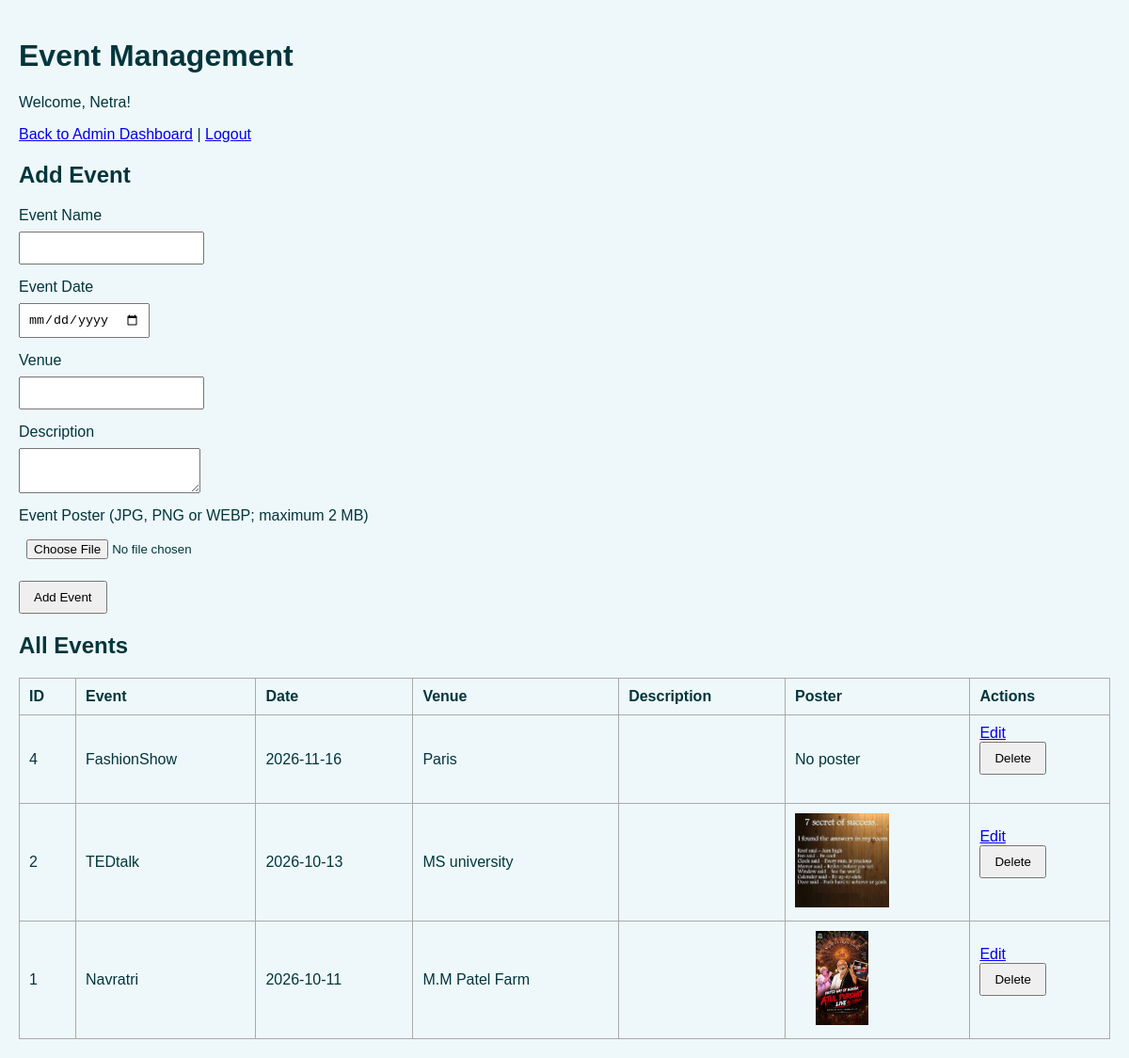
The page /events.php (signed in) on the database its author committed.
### tables this page shows
CREATE TABLE `events` (
  `event_id` int(11) NOT NULL,
  `event_name` varchar(100) NOT NULL,
  `event_date` date NOT NULL,
  `venue` varchar(100) DEFAULT NULL,
  `description` varchar(255) DEFAULT NULL,
  `poster` varchar(255) DEFAULT NULL
);

### events.php (the view, shortened to what this page needs)
<?php
include "db.php";
$folder = "uploads/event_posters/";
$editEvent = null;
function e($value) {
    return htmlspecialchars((string)$value, ENT_QUOTES, "UTF-8");
}
$events = mysqli_query($conn, "SELECT * FROM events ORDER BY event_date DESC");
?>
<!DOCTYPE html>
<html>
<head>
    <link rel="stylesheet" href="dashboard.css">
</head>
<body>
<h1>Event Management</h1>
<p>Welcome, <?php echo e($_SESSION["name"] ?? "Admin"); ?>!</p>
<p><a href="admin.php">Back to Admin Dashboard</a> | <a href="logout.php">Logout</a></p>
<h2><?php echo $editEvent ? "Update Event" : "Add Event"; ?></h2>
<form method="POST" enctype="multipart/form-data">
    <label>Event Name</label>
    <input type="text" name="event_name" required maxlength="100" value="<?php echo e($editEvent["event_name"] ?? ""); ?>">
    <label>Event Date</label>
    <input type="date" name="event_date" required value="<?php echo e($editEvent["event_date"] ?? ""); ?>">
    <label>Venue</label>
    <input type="text" name="venue" required maxlength="100" value="<?php echo e($editEvent["venue"] ?? ""); ?>">
    <label>Description</label>
    <textarea name="description" maxlength="255"><?php echo e($editEvent["description"] ?? ""); ?></textarea>
    <label>Event Poster (JPG, PNG or WEBP; maximum 2 MB)</label>
    <input type="file" name="poster" accept=".jpg,.jpeg,.png,.webp,image/jpeg,image/png,image/webp">
    <button type="submit"><?php echo $editEvent ? "Update Event" : "Add Event"; ?></button>
</form>
<h2>All Events</h2>
<table>
    <tr>
        <th>ID</th>
        <th>Event</th>
        <th>Date</th>
        <th>Venue</th>
        <th>Description</th>
        <th>Poster</th>
        <th>Actions</th>
    </tr>
    <?php if ($events && mysqli_num_rows($events) > 0) { ?>
        <?php while ($row = mysqli_fetch_assoc($events)) { ?>
            <tr>
                <td><?php echo e($row["event_id"]); ?></td>
                <td><?php echo e($row["event_name"]); ?></td>
                <td><?php echo e($row["event_date"]); ?></td>
                <td><?php echo e($row["venue"]); ?></td>
                <td><?php echo e($row["description"]); ?></td>
                <td>
                    <?php if (!empty($row["poster"]) && is_file($folder . basename($row["poster"]))) { ?>
                        <img src="<?php echo e($folder . basename($row["poster"])); ?>" alt="Event poster">
                    <?php } else { ?>
                        No poster
                    <?php } ?>
                </td>
                <td>
                    <a href="events.php?edit=<?php echo e($row["event_id"]); ?>">Edit</a>
                    <form method="POST" onsubmit="return confirm('Delete this event?');">
                        <button type="submit">Delete</button>
                    </form>
                </td>
            </tr>
        <?php } ?>
    <?php } else { ?>
        <tr><td colspan="7">No events available.</td></tr>
    <?php } ?>
</table>
</body>
</html>

### dashboard.css (style rules this page uses)
* { box-sizing:border-box; }
body { margin:0; font-family:Arial, Helvetica, sans-serif; background:#eef8fa; color:#02353C; }

### events.php (style rules this page uses)
body { padding: 20px; }
form { margin-bottom: 20px; }
input, textarea { display: block; margin: 8px 0 15px; padding: 8px; max-width: 100%; }
button { padding: 8px 14px; cursor: pointer; }
table { width: 100%; border-collapse: collapse; margin-top: 20px; }
th, td { border: 1px solid #aaa; padding: 10px; text-align: left; }
img { width: 100px; max-height: 100px; object-fit: contain; }

### rows shown on the page
events: event_id "4", event_name "FashionShow", event_date "2026-11-16", venue "Paris", shows "No poster"
events: event_id "2", event_name "TEDtalk", event_date "2026-10-13", venue "MS university", poster (picture)
events: event_id "1", event_name "Navratri", event_date "2026-10-11", venue "M.M Patel Farm", poster (picture)

### other values the page prints
$_SESSION["name"] "Netra"
